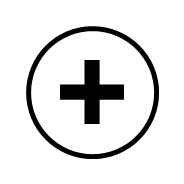
#> input picture Code/Problems/Basic Problems B/Basic Problem B-02/B.png, 184 x 184 px
$ python -i Solve3by3.py   (imports and definitions only)
#> lines starting #> are read from the running program, lines starting #| are printed output that depends on the picture; after the words box and inside, x2 and y2 are one past the last pixel; in counts of white or black regions, pixels touching at a corner belong together
#> further down, picture is the input picture: PIL image 184x184 RGBA; mean R, G, B, A 227, 227, 227, 255
import os, sys
import numpy as np
from PIL import Image, ImageOps, ImageFilter, ImageChops
from time import time

ques_img = []  # array to store images
# hist_img = []  # store image histrograms
ans_img = []  # array to store options for answers

best_ans = -1  # to save the best answer after checking every functions
best_diff = sys.maxsize  # to save the least difference value after every function
imgA=[]
imgB=[]
imgC=[]
imgD=[]
imgE=[]
imgF=[]
imgG=[]
imgH=[]


# [173 lines left out: functions solve3by3, preprocessing, DPR_IPR, check_DPR_IPR, check_similars, not called in this run]
    # [44 lines of commented-out code are left out]
def region_growing(img):
    im = img.convert('1')
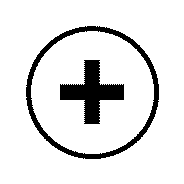
#> im: PIL image 184x184 1; 89% white; 2 black regions, box (x1, y1, x2, y2) and area: (26, 26, 159, 159) 1994, (60, 60, 124, 124) 1728
    [width, height] = im.size
#> width = 184; height = 184
    minX=width
#> minX = 184
    minY=height
#> minY = 184
    maxX=0
    maxY=0
    #pix_arrA = imgA.histogram()
    #im.show()
    for i in range(1,height-1): #using 1 and height -1 since boundary also have pixel values inthe question
        for j in range(1,width-1):
            pixVal = im.getpixel((i,j))
            pixVal2 = im.getpixel((i+1, j+1))
            if pixVal<1:
                # if j< minX:
                #     minX=j
                if i< minY:
                    minY = i
                # if j > maxX:
                #     maxX = j
                if i >  maxY:
                    maxY = i
#> after the loop, maxY = 158; minY = 26
    #print(minX,minY,maxX,maxY) #need to check X and Y, Y is width and X is height
    imgNew = img.crop((minY,0,maxY,height))
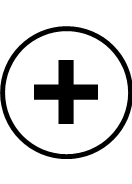
#> imgNew: PIL image 132x184 RGBA; mean R, G, B, A 216.2, 216.2, 216.2, 255
    return imgNew
# [1880 lines left out: functions using_regiongrowing, e12Kinds, getCroppedImage1, getCroppedImage2, check_halfcombined, third_is_result and 27 more, not called in this run]

>>> from PIL import Image
>>> picture = Image.open('Problems/Basic Problems B/Basic Problem B-02/B.png')
>>> result = region_growing(picture)
